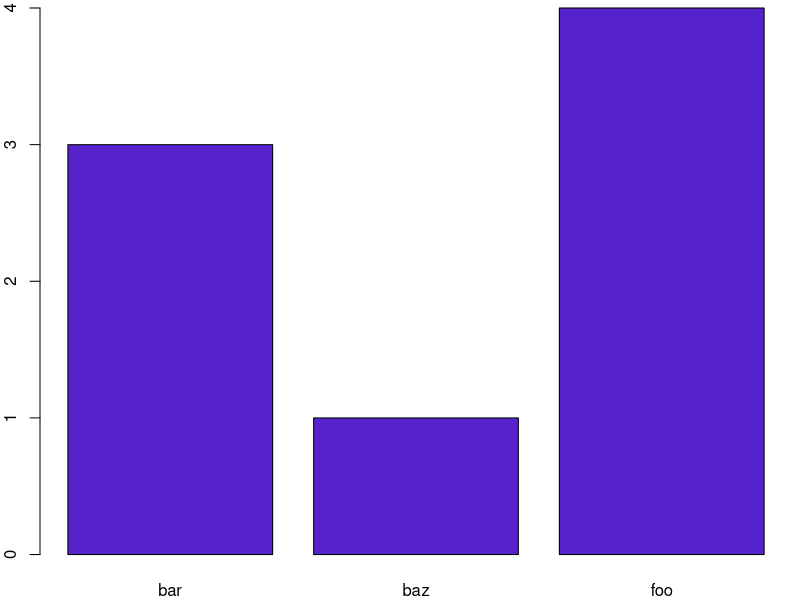

Here is the R script that generated this plot:
X11(width=5, height=3)

f <- factor(c('foo', 'bar', 'foo', 'baz', 'bar', 'foo', 'foo', 'bar'))

# png(file = 'img/factor.png', width=300, height=180)
par(mar=c(2, 2, 0.4, 0.4))
plot(f, col='#5522cc')
# dev.off()

z <- locator(1)
